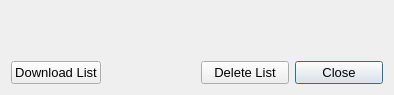
<?xml version="1.0" encoding="UTF-8"?>
<ui version="4.0">
 <class>unfinished_downloads_dialog</class>
 <widget class="QDialog" name="unfinished_downloads_dialog">
  <property name="geometry">
   <rect>
    <x>0</x>
    <y>0</y>
    <width>394</width>
    <height>95</height>
   </rect>
  </property>
  <property name="font">
   <font>
    <pointsize>10</pointsize>
   </font>
  </property>
  <property name="windowTitle">
   <string>Unfinished Downloads</string>
  </property>
  <property name="windowIcon">
   <iconset>
    <normaloff>Images/RedditDownloaderIcon.png</normaloff>Images/RedditDownloaderIcon.png</iconset>
  </property>
  <layout class="QGridLayout" name="gridLayout_2">
   <item row="0" column="0" colspan="4">
    <layout class="QGridLayout" name="gridLayout">
     <item row="0" column="0">
      <widget class="QLabel" name="label">
       <property name="text">
        <string/>
       </property>
      </widget>
     </item>
    </layout>
   </item>
   <item row="1" column="3">
    <widget class="QPushButton" name="close_and_keep_button">
     <property name="toolTip">
      <string>Closes this dialog but does not erase the list of unfinished downloads.  More unfinished downloads will be added to the list if another download is canceled</string>
     </property>
     <property name="text">
      <string>Close</string>
     </property>
    </widget>
   </item>
   <item row="1" column="2">
    <widget class="QPushButton" name="close_and_delete_button">
     <property name="toolTip">
      <string>Closes this dialog and deletes the unfinished downloads list</string>
     </property>
     <property name="text">
      <string>Delete List</string>
     </property>
    </widget>
   </item>
   <item row="1" column="0">
    <widget class="QPushButton" name="download_button">
     <property name="toolTip">
      <string>Closes this dialog and downloads the unfinished downloads list</string>
     </property>
     <property name="text">
      <string>Download List</string>
     </property>
    </widget>
   </item>
  </layout>
 </widget>
 <resources/>
 <connections/>
</ui>
